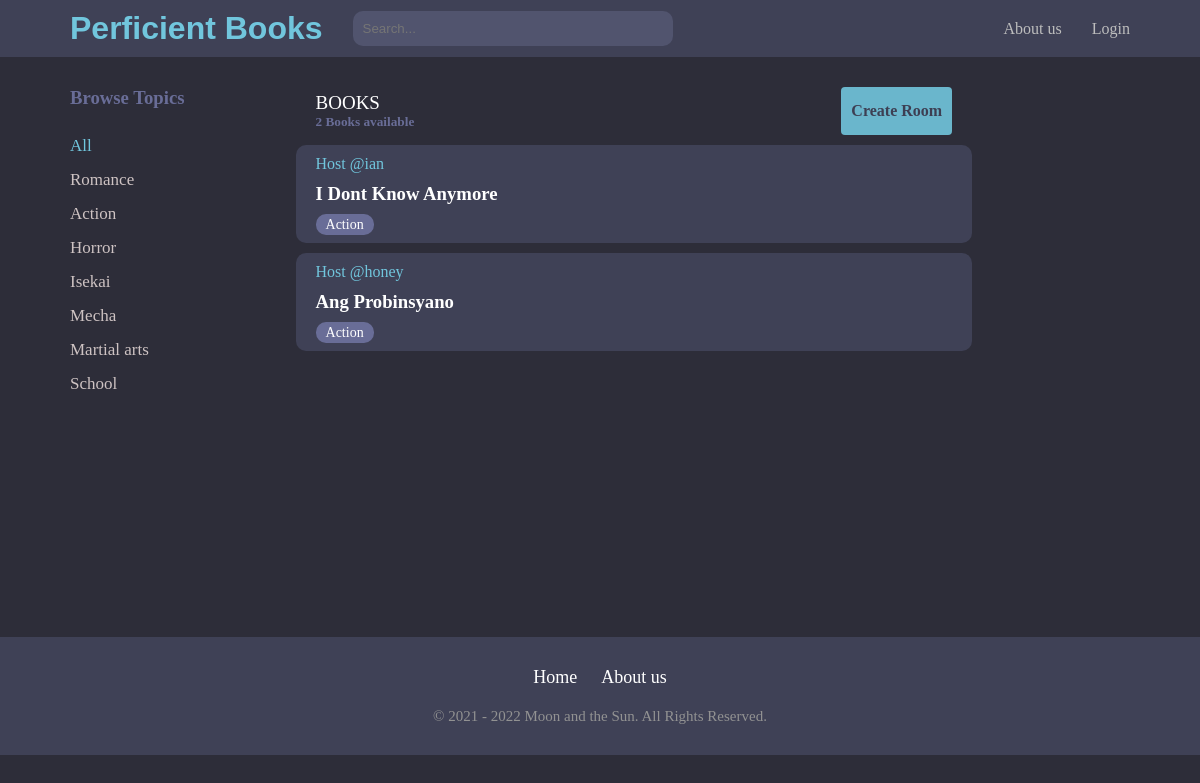
Screenshot of /?q=Action with the database file from the repository.
### base/models.py (models this page shows, shortened)
class Topic(models.Model):
    name = models.CharField(max_length=200)
    def __str__(self):
        return self.name

class Room(models.Model):
    host = models.ForeignKey(User, on_delete=models.CASCADE, null=True)
    topic = models.ForeignKey(Topic, on_delete=models.CASCADE, null=True)
    name = models.CharField(max_length=200)
    desription = models.TextField(null=True, blank=True)
    participants = models.ManyToManyField(
        User, related_name='participants', blank=True)
    update = models.DateTimeField(auto_now=True)
    create = models.DateField(auto_now_add=True)
    class Meta:
        ordering = ['-update', '-create']

### base/views.py (the view)
# urls.py: path('', views.home, name='home'),
def home(request):
    q = request.GET.get('q') if request.GET.get('q') != None else ''
    rooms = Room.objects.filter(
        Q(topic__name__icontains=q) |
        Q(name__icontains=q) |
        Q(desription__icontains=q)
    )
    room_count = rooms.count()
    message = Message.objects.all()
    topics = Topic.objects.all()
    context = {'rooms': rooms, 'topics': topics, 'room_count': room_count,
                'message': message}
    return render(request, 'base/home.html', context)

### base/templates/base/home.html (shortened to what this page needs)
{% extends 'main.html' %}
{% block content %}
<div class="home-container">
    <div class="left-home">
        <h3>Browse Topics</h3>
        <div>
            <div class="topic-all">
                <a style="color: #71C6DD;" href="{% url 'home' %}">All</a>
            </div>
            {% for i in topics %}
            <div class="topic-home">
                <a href="{% url 'home' %}?q={{i.name}}">{{i.name}}</a>
            </div>
            {% endfor %}
        </div>
    </div>
    <div class="middle-home">
        <div class="top">
            <div class="left">
                <p>BOOKS</p>
                <h5>{{room_count}} Books available</h5>
            </div>
            <div class="right">
                <a href="{% url 'create-room' %}">Create Room</a>
            </div>
        </div>
        {% for i in rooms %}
        <div class="box">
            <div class="left">
                <span>Host @{{i.host.username}}</span>
                <h3><a href="{% url 'room' i.id %}">{{i.name}}</a></h3>
                <small>{{i.topic}}</small>
            </div>
        </div>
        {% endfor %}
    </div>
</div>
{% endblock content %}

### templates/navar.html (style rules this page uses)
* { padding: 0; margin: 0; }
.right { display: flex; text-align: center; }
.right a { color: rgb(189, 189, 189); text-decoration: none; }

### base/templates/base/home.html (style rules this page uses)
.home-container { display: grid; grid-template-columns: 1fr 3fr 0.7fr; background-color: #2D2D39; padding: 20px 70px; min-height: 500px; }
.left-home h3 { color: #696D97; margin-bottom: 20px; }
.left-home .topic-all, .left-home .topic-home { padding: 7px 0px; }
.left-home a { color: rgb(206, 195, 195); text-decoration: none; font-size: 17px; }
.middle-home .top { display: flex; justify-content: space-between; padding: 0px 20px; align-items: center; margin-bottom: 10px; }
.middle-home .top p { color: white; font-size: 19px; }
.middle-home .top h5 { color: #696D97; }
.middle-home .top .right { padding: 15px 10px; background-color: #6AB6CC; border-radius: 4px; }
.middle-home .top .right a { color: #3D3F53; font-weight: bold; }
.middle-home .box { background-color: #3F4156; margin-bottom: 10px; padding: 10px 20px; border-radius: 10px; justify-content: space-between; display: flex; align-items: center; }
.middle-home .box .left h3 { padding: 10px 0px; }
.middle-home .box .left a { color: white; text-decoration: none; text-transform: capitalize; }
.middle-home .box .left small { color: white; font-size: 14px; padding: 3px 10px; background-color: #696D97; border-radius: 10px; }
.middle-home .box span { color: #71C6DD; }

### templates/main.html (style rules this page uses)
body { background-color: #2D2D39; }

### rows the page displays
Topic: name "Romance"
Topic: name "Action"
Topic: name "Horror"
Topic: name "Isekai"
Topic: name "Mecha"
Topic: name "Martial arts"
Topic: name "School"
Room: host.username "ian", name "I Dont Know Anymore", topic "Action"
Room: host.username "honey", name "Ang Probinsyano", topic "Action"

### other values shown
{{ room_count }} "2"
